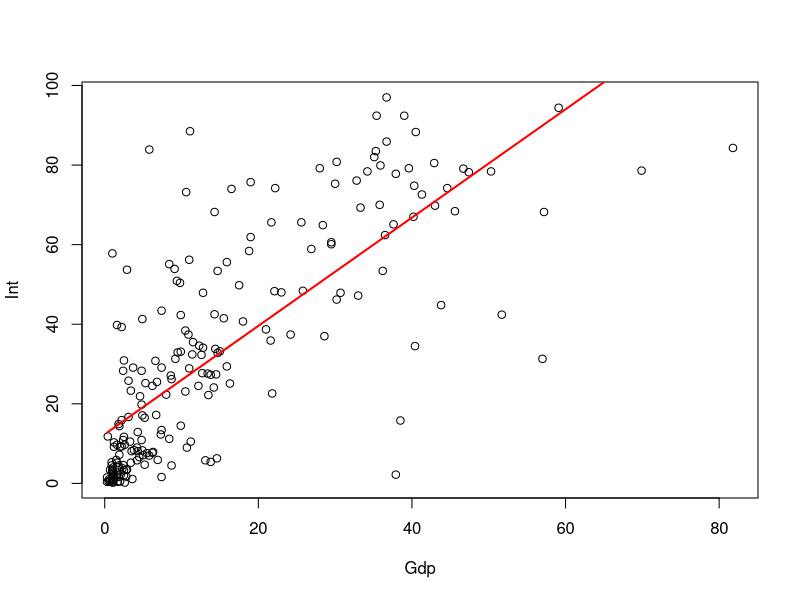

Write the R code that produced this figure.
## ---- chunk 1
knitr::opts_chunk$set(echo=FALSE, comment=NA)
## ---- chunk 2
data2.1 = read.csv('./internet.csv', header=TRUE)
print(head(data2.1))

## ---- chunk 3
print('-------------')
print(colnames(data2.1))
print(nrow(data2.1))
## ---- chunk 4
# Gdp = data2.1$Gdp
# Int = data2.1$Int
Internet.lm=lm(Int~Gdp, data=data2.1)
summary(Internet.lm)
## ---- chunk 5
predict(Internet.lm, newdata = data.frame(Gdp = 20))
## ---- chunk 6
Gdp = data2.1$Gdp
Int = data2.1$Int
conf.int =  predict(Internet.lm, interval="confidence")
fitted.values = conf.int[,1]
plot(Gdp,Int)
lines(Gdp,fitted.values,col="red",lwd=2)
## ---- chunk 7
data2.5 = read.csv('./cars2.csv', header=TRUE)
head(data2.5)
## ---- chunk 8
data2.5$Cgphm = 100 / data2.5$Cmpg
print(head(data2.5))
## ---- chunk 9
mean(data2.5$Cgphm)
## ---- chunk 10
Eng.lm = lm(Cgphm~Eng, data=data2.5)
summary(Eng.lm)
## ---- chunk 11
Vol.lm = lm(Cgphm~Vol, data=data2.5)
summary(Vol.lm)

